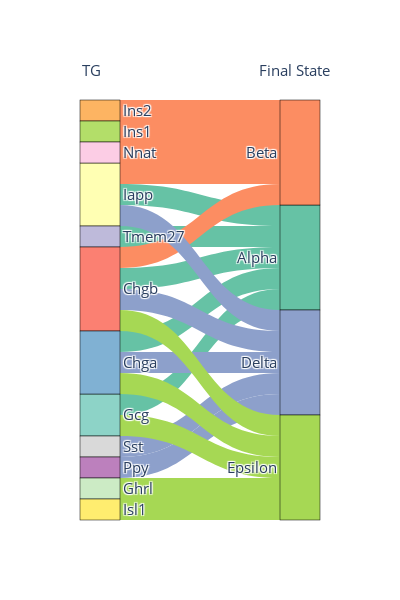

Notebook source saved alongside this figure:
### Markdown cell above
---

4) Differentiation from the Pre-endocrine state

---

### Code cell
sp.pl.sankey_plots.tg_bif_sankey(panc_data, 'Pre-endocrine', ['Alpha', 'Beta', 'Delta', 'Epsilon'], figname='results/pancreas/sankey.pdf')

### Figure 1 — Plotly figure (JSON) as saved in the notebook; plotly's stock layout.template omitted (floating-point values rounded to 4 significant figures)
{"data": [{"link": {"color": ["rgb(102.0, 194.0, 165.0)", "rgb(102.0, 194.0, 165.0)", "rgb(102.0, 194.0, 165.0)", "rgb(102.0, 194.0, 165.0)", "rgb(102.0, 194.0, 165.0)", "rgb(252.0, 141.0, 98.0)", "rgb(252.0, 141.0, 98.0)", "rgb(252.0, 141.0, 98.0)", "rgb(252.0, 141.0, 98.0)", "rgb(252.0, 141.0, 98.0)", "rgb(141.0, 160.0, 203.0)", "rgb(141.0, 160.0, 203.0)", "rgb(141.0, 160.0, 203.0)", "rgb(141.0, 160.0, 203.0)", "rgb(141.0, 160.0, 203.0)", "rgb(166.0, 216.0, 84.0)", "rgb(166.0, 216.0, 84.0)", "rgb(166.0, 216.0, 84.0)", "rgb(166.0, 216.0, 84.0)", "rgb(166.0, 216.0, 84.0)"], "source": [0, 1, 2, 3, 4, 1, 5, 6, 7, 3, 8, 1, 9, 3, 4, 10, 0, 3, 4, 11], "target": [12, 12, 12, 12, 12, 13, 13, 13, 13, 13, 14, 14, 14, 14, 14, 15, 15, 15, 15, 15], "value": [1, 1, 1, 1, 1, 1, 1, 1, 1, 1, 1, 1, 1, 1, 1, 1, 1, 1, 1, 1]}, "node": {"color": ["rgb(141.0, 211.0, 199.0)", "rgb(255.0, 255.0, 179.0)", "rgb(190.0, 186.0, 218.0)", "rgb(251.0, 128.0, 114.0)", "rgb(128.0, 177.0, 211.0)", "rgb(253.0, 180.0, 98.0)", "rgb(179.0, 222.0, 105.0)", "rgb(252.0, 205.0, 229.0)", "rgb(217.0, 217.0, 217.0)", "rgb(188.0, 128.0, 189.0)", "rgb(204.0, 235.0, 197.0)", "rgb(255.0, 237.0, 111.0)", "rgb(102.0, 194.0, 165.0)", "rgb(252.0, 141.0, 98.0)", "rgb(141.0, 160.0, 203.0)", "rgb(166.0, 216.0, 84.0)"], "label": ["Gcg", "Iapp", "Tmem27", "Chgb", "Chga", "Ins2", "Ins1", "Nnat", "Sst", "Ppy", "Ghrl", "Isl1", "Alpha", "Beta", "Delta", "Epsilon"], "line": {"color": "black", "width": 0.5}, "pad": 0, "thickness": 40}, "type": "sankey"}], "layout": {"annotations": [{"align": "center", "showarrow": false, "text": "TG", "x": 0, "xref": "paper", "y": 1.1, "yref": "paper"}, {"align": "center", "showarrow": false, "text": "Final State", "x": 1.05, "xref": "paper", "y": 1.1, "yref": "paper"}], "autosize": false, "font": {"size": 15}, "height": 600, "width": 400}}
